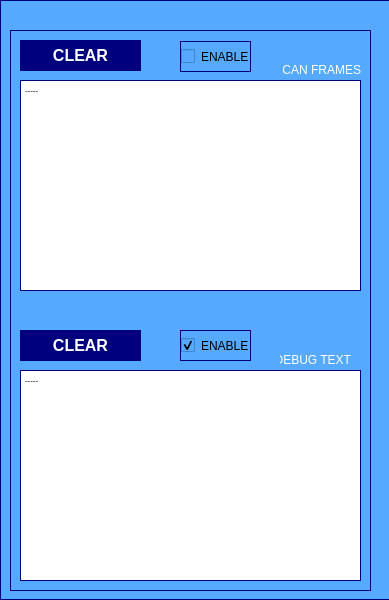
<?xml version="1.0" encoding="UTF-8"?>
<ui version="4.0">
 <class>debugWindow</class>
 <widget class="QWidget" name="debugWindow">
  <property name="geometry">
   <rect>
    <x>0</x>
    <y>0</y>
    <width>389</width>
    <height>600</height>
   </rect>
  </property>
  <property name="windowTitle">
   <string>GENERATOR DEBUG WINDOW</string>
  </property>
  <property name="styleSheet">
   <string notr="true">
background-color: rgb(85, 170, 255);</string>
  </property>
  <widget class="QFrame" name="mainFrame">
   <property name="geometry">
    <rect>
     <x>0</x>
     <y>0</y>
     <width>931</width>
     <height>600</height>
    </rect>
   </property>
   <property name="font">
    <font>
     <pointsize>20</pointsize>
     <bold>true</bold>
    </font>
   </property>
   <property name="styleSheet">
    <string notr="true">border-width: 1px;
border-style: solid; 
border-color: darkblue;
border-color: rgb(0, 0, 127);</string>
   </property>
   <property name="frameShape">
    <enum>QFrame::StyledPanel</enum>
   </property>
   <property name="frameShadow">
    <enum>QFrame::Raised</enum>
   </property>
   <widget class="QFrame" name="connectionFrame_4">
    <property name="geometry">
     <rect>
      <x>10</x>
      <y>30</y>
      <width>361</width>
      <height>561</height>
     </rect>
    </property>
    <property name="styleSheet">
     <string notr="true">border-width: 1px;
border-style: solid; 
border-color: darkblue;
border-color: rgb(0, 0, 127);
</string>
    </property>
    <property name="frameShape">
     <enum>QFrame::StyledPanel</enum>
    </property>
    <property name="frameShadow">
     <enum>QFrame::Raised</enum>
    </property>
    <widget class="QPlainTextEdit" name="canText">
     <property name="geometry">
      <rect>
       <x>10</x>
       <y>50</y>
       <width>341</width>
       <height>211</height>
      </rect>
     </property>
     <property name="font">
      <font>
       <pointsize>6</pointsize>
      </font>
     </property>
     <property name="styleSheet">
      <string notr="true">background-color: rgb(255, 255, 255);
color: rgb(0, 0, 0);
</string>
     </property>
     <property name="plainText">
      <string>-----
</string>
     </property>
    </widget>
    <widget class="QPushButton" name="logClearButton">
     <property name="geometry">
      <rect>
       <x>10</x>
       <y>10</y>
       <width>121</width>
       <height>31</height>
      </rect>
     </property>
     <property name="font">
      <font>
       <pointsize>12</pointsize>
       <bold>true</bold>
      </font>
     </property>
     <property name="styleSheet">
      <string notr="true">background-color: rgb(0, 0, 127);
color: rgb(255, 255, 255);
border-width: 0px;
</string>
     </property>
     <property name="text">
      <string>CLEAR</string>
     </property>
    </widget>
    <widget class="QCheckBox" name="logEnableCheck">
     <property name="geometry">
      <rect>
       <x>170</x>
       <y>11</y>
       <width>71</width>
       <height>31</height>
      </rect>
     </property>
     <property name="text">
      <string>ENABLE</string>
     </property>
    </widget>
    <widget class="QPlainTextEdit" name="debugText">
     <property name="geometry">
      <rect>
       <x>10</x>
       <y>340</y>
       <width>341</width>
       <height>211</height>
      </rect>
     </property>
     <property name="font">
      <font>
       <pointsize>6</pointsize>
      </font>
     </property>
     <property name="styleSheet">
      <string notr="true">background-color: rgb(255, 255, 255);
color: rgb(0, 0, 0);
</string>
     </property>
     <property name="plainText">
      <string>-----
</string>
     </property>
    </widget>
    <widget class="QPushButton" name="debugClearButton">
     <property name="geometry">
      <rect>
       <x>10</x>
       <y>300</y>
       <width>121</width>
       <height>31</height>
      </rect>
     </property>
     <property name="font">
      <font>
       <pointsize>12</pointsize>
       <bold>true</bold>
      </font>
     </property>
     <property name="styleSheet">
      <string notr="true">background-color: rgb(0, 0, 127);
color: rgb(255, 255, 255);
border-width: 0px;
</string>
     </property>
     <property name="text">
      <string>CLEAR</string>
     </property>
    </widget>
    <widget class="QLabel" name="label_16">
     <property name="geometry">
      <rect>
       <x>270</x>
       <y>320</y>
       <width>71</width>
       <height>20</height>
      </rect>
     </property>
     <property name="styleSheet">
      <string notr="true">
color: rgb(255, 255, 255);
border-width: 0px;
</string>
     </property>
     <property name="text">
      <string>DEBUG TEXT</string>
     </property>
     <property name="alignment">
      <set>Qt::AlignRight|Qt::AlignTrailing|Qt::AlignVCenter</set>
     </property>
    </widget>
    <widget class="QCheckBox" name="debugEnable">
     <property name="geometry">
      <rect>
       <x>170</x>
       <y>300</y>
       <width>71</width>
       <height>31</height>
      </rect>
     </property>
     <property name="text">
      <string>ENABLE</string>
     </property>
     <property name="checked">
      <bool>true</bool>
     </property>
    </widget>
    <widget class="QLabel" name="label_17">
     <property name="geometry">
      <rect>
       <x>270</x>
       <y>30</y>
       <width>81</width>
       <height>20</height>
      </rect>
     </property>
     <property name="styleSheet">
      <string notr="true">
color: rgb(255, 255, 255);
border-width: 0px;
</string>
     </property>
     <property name="text">
      <string>CAN FRAMES</string>
     </property>
     <property name="alignment">
      <set>Qt::AlignRight|Qt::AlignTrailing|Qt::AlignVCenter</set>
     </property>
    </widget>
   </widget>
  </widget>
 </widget>
 <resources/>
 <connections/>
</ui>
